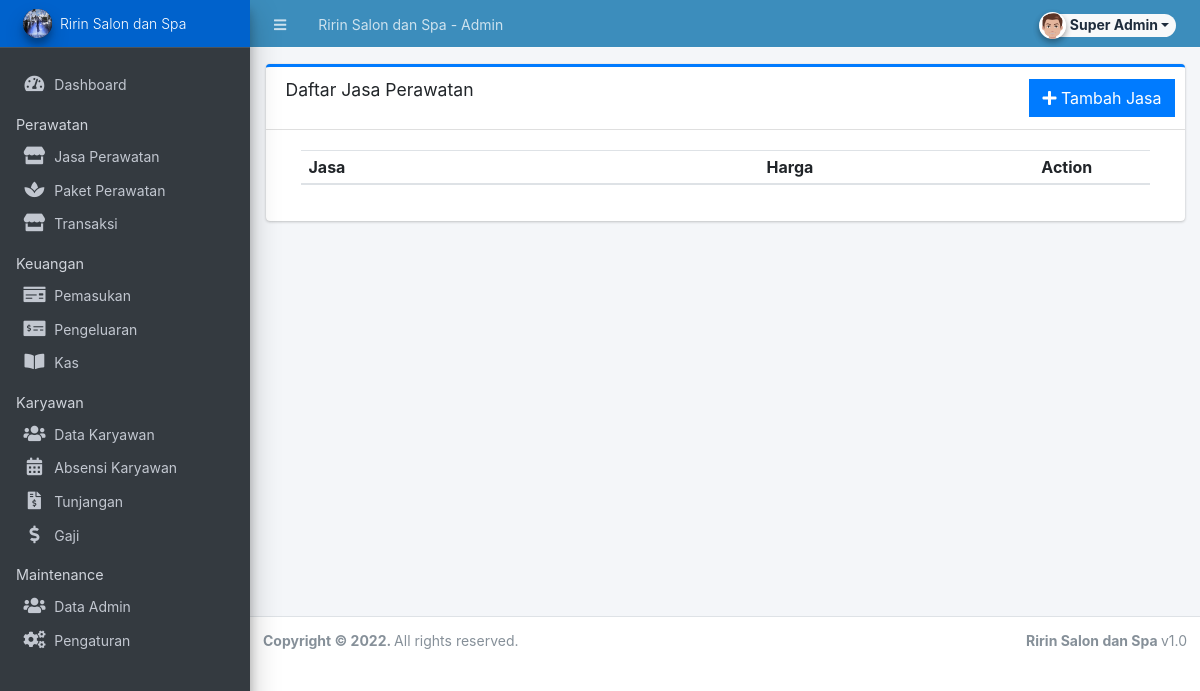
/admin/?page=jasa/jasa (signed in), run on an earlier commit of the app's database.
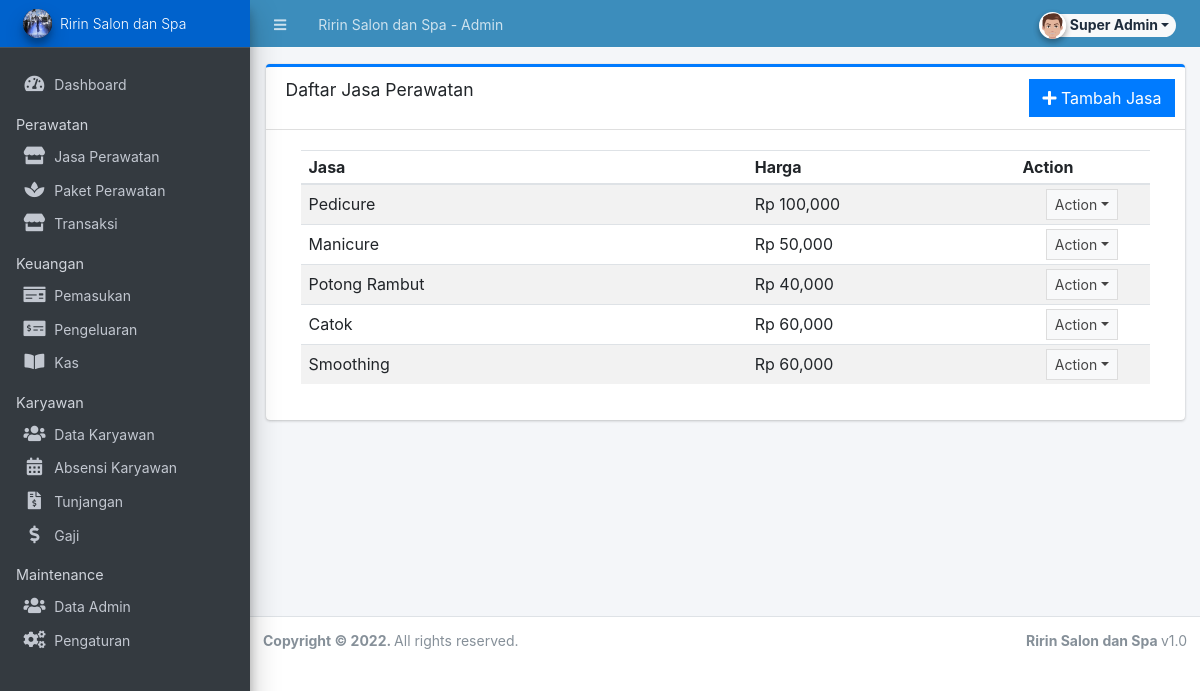
And on a later commit of the database.
### tables this page shows
CREATE TABLE `jasa` (
  `idjasa` int(11) NOT NULL AUTO_INCREMENT,
  `namajasa` varchar(250) DEFAULT NULL,
  `hargajasa` int(11) DEFAULT NULL,
  `keteranganjasa` varchar(250) DEFAULT NULL,
  PRIMARY KEY (`idjasa`)
);

### admin/jasa/jasa.php (the view, shortened to what this page needs)
<div class="card card-outline card-primary">
	<div class="card-header">
		<h3 class="card-title">Daftar Jasa Perawatan</h3>
		<div class="card-tools">
			<a href="javascript:void(0)" id="create_new" class="btn btn-flat btn-primary"><span class="fas fa-plus"></span>  Tambah Jasa</a>
		</div>
	</div>
	<div class="card-body">
		<div class="container-fluid">
        <div class="container-fluid">
			<table class="table table-hovered table-striped">
				<colgroup>
					<col width="25%">
					<col width="15%">
					<col width="5%">
				</colgroup>
				<thead>
					<tr>
						<th>Jasa</th>
						<th>Harga</th>
						<th>Action</th>
					</tr>
				</thead>
				<tbody>
					<?php
						$qry = $conn->query("SELECT * from jasa order by idjasa asc ");
						while($row = $qry->fetch_assoc()):
					?>
						<tr>
                            <td><?php echo $row['namajasa'] ?></td>
                            <td><?php echo $row['hargajasa'] ? "Rp " . number_format($row['hargajasa'],0) : '' ?></td>
							<td align="center">
								 <button type="button" class="btn btn-flat btn-default btn-sm dropdown-toggle dropdown-icon" data-toggle="dropdown">
				                  		Action
				                  </button>
							</td>
						</tr>
					<?php endwhile; ?>
				</tbody>
			</table>
		</div>
		</div>
	</div>
</div>

What changed in the data, as far as the page shows it:
added jasa: namajasa "Pedicure", hargajasa "100,000"
added jasa: namajasa "Manicure", hargajasa "50,000"
added jasa: namajasa "Potong Rambut", hargajasa "40,000"
added jasa: namajasa "Catok", hargajasa "60,000"
added jasa: namajasa "Smoothing", hargajasa "60,000"
